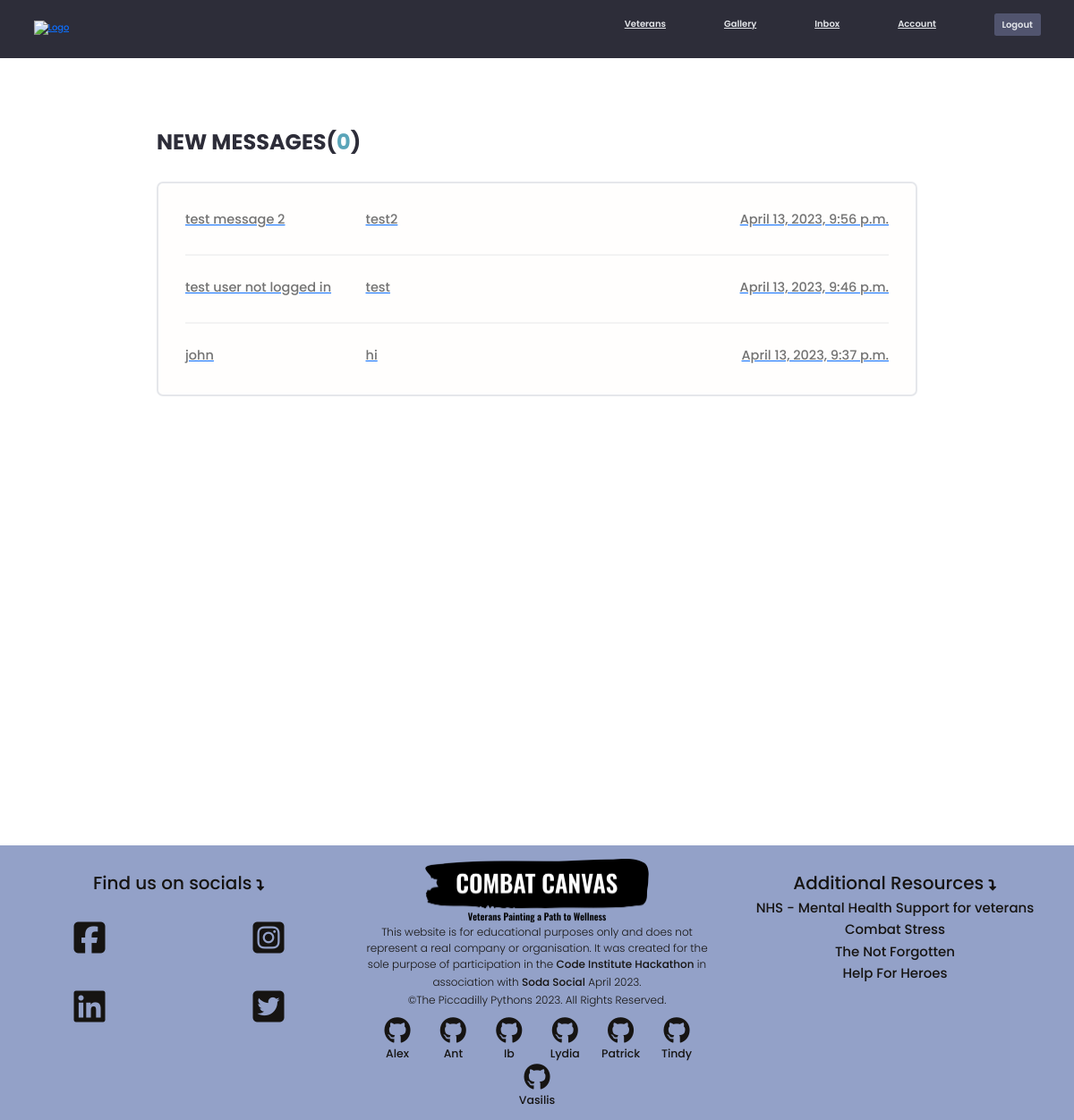
The page /users/inbox/ (signed in) on the database its author committed.
### users/models.py (models this page shows, shortened)
class Message(models.Model):
    sender = models.ForeignKey(
        Profile, on_delete=models.SET_NULL, null=True, blank=True)
    recipient = models.ForeignKey(
        Profile, on_delete=models.SET_NULL, null=True, blank=True, related_name="messages")
    name = models.CharField(max_length=200, null=True, blank=True)
    email = models.EmailField(max_length=200, null=True, blank=True)
    subject = models.CharField(max_length=200, null=True, blank=True)
    body = models.TextField()
    is_read = models.BooleanField(default=False, null=True)
    created = models.DateTimeField(auto_now_add=True)
    id = models.UUIDField(default=uuid.uuid4, unique=True,
                          primary_key=True, editable=False)
    class Meta:
        ordering = ['is_read', '-created']

### users/views.py (the view)
# urls.py: path('inbox/', views.inbox, name="inbox"),
@login_required(login_url='login')
def inbox(request):
    profile = request.user.profile
    messageRequests = profile.messages.all()
    unreadCount = messageRequests.filter(is_read=False).count()
    context = {'messageRequests': messageRequests, 'unreadCount': unreadCount}
    return render(request, 'users/inbox.html', context)

### users/templates/users/inbox.html
{% extends 'base.html' %}
{% block content %}
  <main class="inbox my-xl">
    <div class="content-box">
      <h3 class="inbox__title">New Messages(<span>{{unreadCount}}</span>)</h3>
      <ul class="messages">
        {% for message in messageRequests %}
        {% if message.is_read == False %}
        <li class="message message--unread">
          {% else %}
          <li class="message message">
        {% endif %}
          <a href="{% url 'message' message.id %}">
            <span class="message__author">{{message.name}}</span>
            <span class="message__subject">{{message.subject}}</span>
            <span class="message__date">{{message.created}}</span>
          </a>
        </li>
        {% endfor %}
      </ul>
    </div>
  </main>
  {% endblock %}

### static/styles/app.css (style rules this page uses)
:root { --color-sub: #2d2d39; }
.content-box { width: 95%; max-width: 85rem; margin: 0 auto; }
.inbox { height: 90vh; }
.inbox__title, .inbox__title span { font-size: 2.4rem; font-weight: 700; color: var(--color-sub); text-transform: uppercase; text-align: left; margin-bottom: 3rem; }
.inbox__title span { color: var(--color-main); }
.messages { list-style: none; background: var(--color-white); padding: 0.5rem 3rem; border: 2px solid var(--color-light); border-radius: 0.7rem; }
.message { padding: 2.5rem 0; }
.message > a span { font-size: 1.45rem; font-weight: 500; }
.message:not(:last-child) { border-bottom: 2px solid var(--color-white-light); }
.message > a { display: flex; gap: 1rem; }
.message__author, .message__date { flex-basis: 25%; }
.message__subject { flex-basis: 50%; }
.message__date { text-align: right; }

### static/uikit/styles/modules/_variables.css (style rules this page uses)
:root { --color-main: #5aa5b9; --color-main-light: #e6faff; --color-sub: #3f4156; --color-sub-light: #51546e; --color-sub-lighter: #ededfd; --color-text: #737373; --color-gray: #8b8b8b; --color-light: #e5e7eb; --color-light-gray: #767676; --color-bg: #f8fafd; --color-white: #fffefd; --color-white-light: #f3f3f3; --color-success: #359e64; --color-success-bg: #def8e8; --color-error: #fc4b0b; --color-error-bg: #fff2ee; --font-base: 'Poppins', arial, helvetica, 'Segoe UI', roboto, ubuntu, sans-serif; --font-monospace: 'Fira Code', 'Courier New', courier, monospace; --font-regular: 300; --font-medium: 500; --font-bold: 700; --generic-shadow: 1px 1px 5px #00000010; --generic-transition: all 0.3s ease-in-out; }

### static/uikit/styles/modules/_base.css (style rules this page uses)
* { margin: 0; padding: 0; box-sizing: border-box; text-rendering: optimizeLegibility; color: inherit; font-size: inherit; }
html { font-size: 50%; }
@media only screen and (min-width: 480px) { html { font-size: 56.25%; } }
@media only screen and (min-width: 1200px) { html { font-size: 62.5%; } }
body { line-height: 1.6; font-weight: 400; font-size: 1.5rem; color: var(--color-text); background-color: var(--color-bg); min-height: 100vh; }

### static/uikit/styles/modules/_typography.css (style rules this page uses)
* { font-family: var(--font-base); }
h3 { font-size: 3.2rem; font-weight: var(--font-medium); }
p, span, strong { font-size: 1.6rem; color: var(--color-text); font-weight: var(--font-regular); }
a { padding-bottom: 2px; text-decoration: none; display: inline-block; color: var(--color-main); font-weight: var(--font-medium); }

### static/uikit/styles/modules/_utilities.css (style rules this page uses)
.my-xl { margin: 8rem auto; }

### rows shown on the page
Message: name "test message 2", subject "test2", created "April 13, 2023, 9:56 p.m."
Message: name "test user not logged in", subject "test", created "April 13, 2023, 9:46 p.m."
Message: name "john", subject "hi", created "April 13, 2023, 9:37 p.m."

### other values the page prints
{{ unreadCount }} "0"
